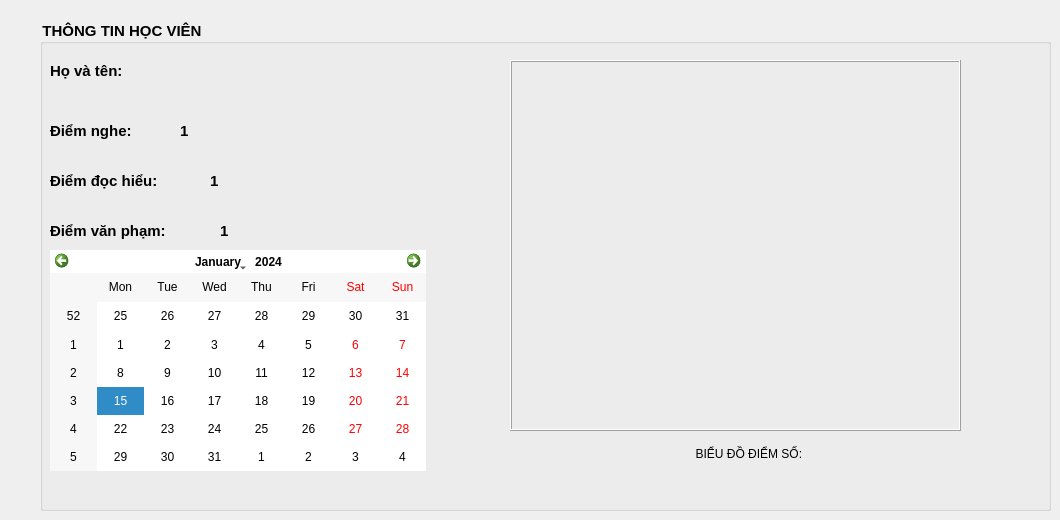
     <widget class="QWidget" name="page_trangchu">
      <property name="cursor">
       <cursorShape>UpArrowCursor</cursorShape>
      </property>
      <property name="mouseTracking">
       <bool>false</bool>
      </property>
      <property name="tabletTracking">
       <bool>false</bool>
      </property>
      <property name="acceptDrops">
       <bool>false</bool>
      </property>
      <widget class="QGroupBox" name="thongtin">
       <property name="geometry">
        <rect>
         <x>40</x>
         <y>20</y>
         <width>1011</width>
         <height>491</height>
        </rect>
       </property>
       <property name="font">
        <font>
         <pointsize>11</pointsize>
         <weight>75</weight>
         <bold>true</bold>
        </font>
       </property>
       <property name="styleSheet">
        <string notr="true">color: black;</string>
       </property>
       <property name="title">
        <string>THÔNG TIN HỌC VIÊN</string>
       </property>
       <widget class="QLabel" name="label">
        <property name="geometry">
         <rect>
          <x>10</x>
          <y>40</y>
          <width>98</width>
          <height>22</height>
         </rect>
        </property>
        <property name="font">
         <font>
          <pointsize>11</pointsize>
          <weight>75</weight>
          <bold>true</bold>
         </font>
        </property>
        <property name="text">
         <string>Họ và tên: </string>
        </property>
       </widget>
       <widget class="QLabel" name="label_ten">
        <property name="geometry">
         <rect>
          <x>120</x>
          <y>40</y>
          <width>147</width>
          <height>22</height>
         </rect>
        </property>
        <property name="font">
         <font>
          <pointsize>11</pointsize>
          <weight>75</weight>
          <bold>true</bold>
         </font>
        </property>
        <property name="text">
         <string/>
        </property>
       </widget>
       <widget class="QLabel" name="label_3">
        <property name="geometry">
         <rect>
          <x>10</x>
          <y>100</y>
          <width>110</width>
          <height>22</height>
         </rect>
        </property>
        <property name="font">
         <font>
          <pointsize>11</pointsize>
          <weight>75</weight>
          <bold>true</bold>
         </font>
        </property>
        <property name="text">
         <string>Điểm nghe: </string>
        </property>
       </widget>
       <widget class="QLabel" name="label_5">
        <property name="geometry">
         <rect>
          <x>10</x>
          <y>150</y>
          <width>141</width>
          <height>22</height>
         </rect>
        </property>
        <property name="font">
         <font>
          <pointsize>11</pointsize>
          <weight>75</weight>
          <bold>true</bold>
         </font>
        </property>
        <property name="text">
         <string>Điểm đọc hiểu: </string>
        </property>
       </widget>
       <widget class="QLabel" name="label_6">
        <property name="geometry">
         <rect>
          <x>10</x>
          <y>200</y>
          <width>153</width>
          <height>22</height>
         </rect>
        </property>
        <property name="font">
         <font>
          <pointsize>11</pointsize>
          <weight>75</weight>
          <bold>true</bold>
         </font>
        </property>
        <property name="text">
         <string>Điểm văn phạm: </string>
        </property>
       </widget>
       <widget class="QCalendarWidget" name="calendarWidget">
        <property name="geometry">
         <rect>
          <x>10</x>
          <y>230</y>
          <width>376</width>
          <height>221</height>
         </rect>
        </property>
        <property name="styleSheet">
         <string notr="true">color: black;
background-color:white;</string>
        </property>
       </widget>
       <widget class="QLabel" name="diemnghe">
        <property name="geometry">
         <rect>
          <x>140</x>
          <y>100</y>
          <width>55</width>
          <height>21</height>
         </rect>
        </property>
        <property name="font">
         <font>
          <pointsize>11</pointsize>
          <weight>75</weight>
          <bold>true</bold>
         </font>
        </property>
        <property name="text">
         <string>1</string>
        </property>
       </widget>
       <widget class="QLabel" name="diemdochieu">
        <property name="geometry">
         <rect>
          <x>170</x>
          <y>150</y>
          <width>55</width>
          <height>21</height>
         </rect>
        </property>
        <property name="font">
         <font>
          <pointsize>11</pointsize>
          <weight>75</weight>
          <bold>true</bold>
         </font>
        </property>
        <property name="text">
         <string>1</string>
        </property>
       </widget>
       <widget class="QLabel" name="diemvanpham">
        <property name="geometry">
         <rect>
          <x>180</x>
          <y>200</y>
          <width>55</width>
          <height>21</height>
         </rect>
        </property>
        <property name="font">
         <font>
          <pointsize>11</pointsize>
          <weight>75</weight>
          <bold>true</bold>
         </font>
        </property>
        <property name="text">
         <string>1</string>
        </property>
       </widget>
       <widget class="QPushButton" name="vebieudo">
        <property name="geometry">
         <rect>
          <x>650</x>
          <y>420</y>
          <width>121</width>
          <height>28</height>
         </rect>
        </property>
        <property name="text">
         <string>BIỂU ĐỒ ĐIỂM SỐ: </string>
        </property>
        <property name="default">
         <bool>true</bool>
        </property>
        <property name="flat">
         <bool>true</bool>
        </property>
       </widget>
       <widget class="QFrame" name="bieudo">
        <property name="geometry">
         <rect>
          <x>470</x>
          <y>40</y>
          <width>451</width>
          <height>371</height>
         </rect>
        </property>
        <property name="frameShape">
         <enum>QFrame::Box</enum>
        </property>
        <property name="frameShadow">
         <enum>QFrame::Raised</enum>
        </property>
       </widget>
      </widget>
     </widget>
